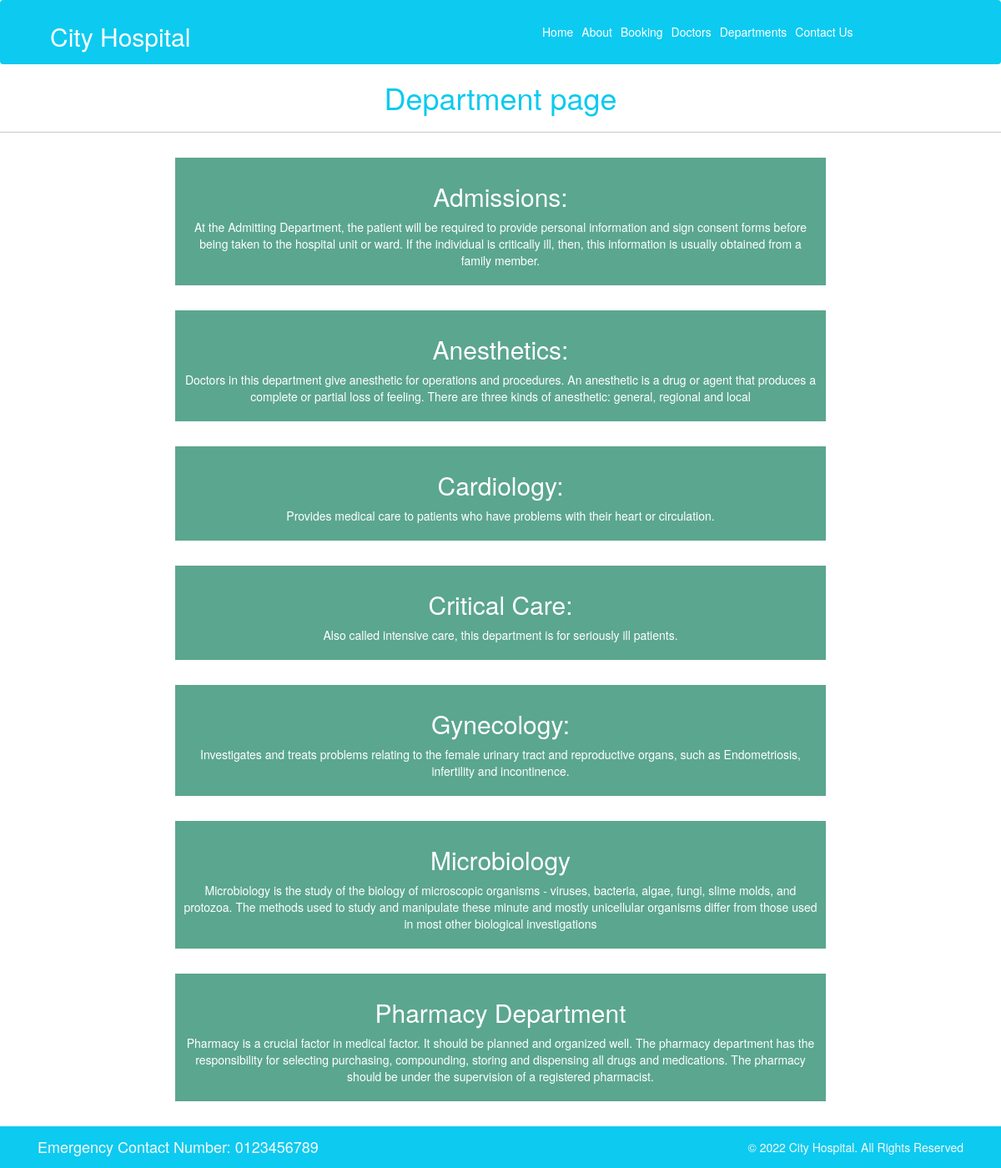
Page /department/ on the committed database.
### home/models.py (models this page shows, shortened)
class departments(models.Model):
    dept_name = models.CharField(max_length=50)
    dept_description = models.TextField()

### home/views.py (the view)
# urls.py: path('department/', views.department, name='department'),
def department(request):
    dict_dept = {
        'dept': departments.objects.all()
    }
    return render(request, 'department.html', dict_dept)

### templates/department.html (shortened to what this page needs)
{% extends 'base.html' %}
{% block body %}
    <h1 class="text-center text-info">Department page</h1>
    <hr>
    {% for d in dept %}
    <div class="container text-center text-white p-3 my-5 mx-auto" style="width:65%;background-color:#5ba68e">
        <h2>{{d.dept_name}}</h2>
        <p style="color:white">{{d.dept_description}}</p>
    </div>
    {% endfor %}
{% endblock %}

### rows in the picture
departments: dept_name "Admissions:", dept_description "At the Admitting Department, the patient will be required to provide personal information and sign consent forms before being taken to the hospital unit or ward. If the individual is critically ill, then, this information is usually obtained from a family member."
departments: dept_name "Anesthetics:", dept_description "Doctors in this department give anesthetic for operations and procedures. An anesthetic is a drug or agent that produces a complete or partial loss of feeling. There are three kinds of anesthetic: general, regional and local"
departments: dept_name "Cardiology:", dept_description "Provides medical care to patients who have problems with their heart or circulation."
departments: dept_name "Critical Care:", dept_description "Also called intensive care, this department is for seriously ill patients."
departments: dept_name "Gynecology:", dept_description "Investigates and treats problems relating to the female urinary tract and reproductive organs, such as Endometriosis, infertility and incontinence."
departments: dept_name "Microbiology", dept_description "Microbiology is the study of the biology of microscopic organisms - viruses, bacteria, algae, fungi, slime molds, and protozoa. The methods used to study and manipulate these minute and mostly unicellular organisms differ from those used in most other biological investigations"
departments: dept_name "Pharmacy Department", dept_description "Pharmacy is a crucial factor in medical factor. It should be planned and organized well. The pharmacy department has the responsibility for selecting purchasing, compounding, storing and dispensing all drugs and medications. The pharmacy should be under the supervision of a registered pharmacist."
